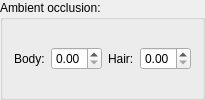
         <widget class="QGroupBox" name="groupBox_20">
          <property name="title">
           <string>Ambient occlusion:</string>
          </property>
          <layout class="QVBoxLayout" name="verticalLayout_26">
           <item>
            <layout class="QHBoxLayout" name="horizontalLayout_77">
             <item>
              <widget class="QLabel" name="label_99">
               <property name="text">
                <string>Body:</string>
               </property>
              </widget>
             </item>
             <item>
              <widget class="QDoubleSpinBox" name="spinBoxBodyAO">
               <property name="maximum">
                <double>1.000000000000000</double>
               </property>
               <property name="singleStep">
                <double>0.100000000000000</double>
               </property>
              </widget>
             </item>
             <item>
              <widget class="QLabel" name="label_100">
               <property name="text">
                <string>Hair:</string>
               </property>
              </widget>
             </item>
             <item>
              <widget class="QDoubleSpinBox" name="spinBoxHairAO">
               <property name="maximum">
                <double>1.000000000000000</double>
               </property>
               <property name="singleStep">
                <double>0.050000000000000</double>
               </property>
              </widget>
             </item>
            </layout>
           </item>
          </layout>
         </widget>
